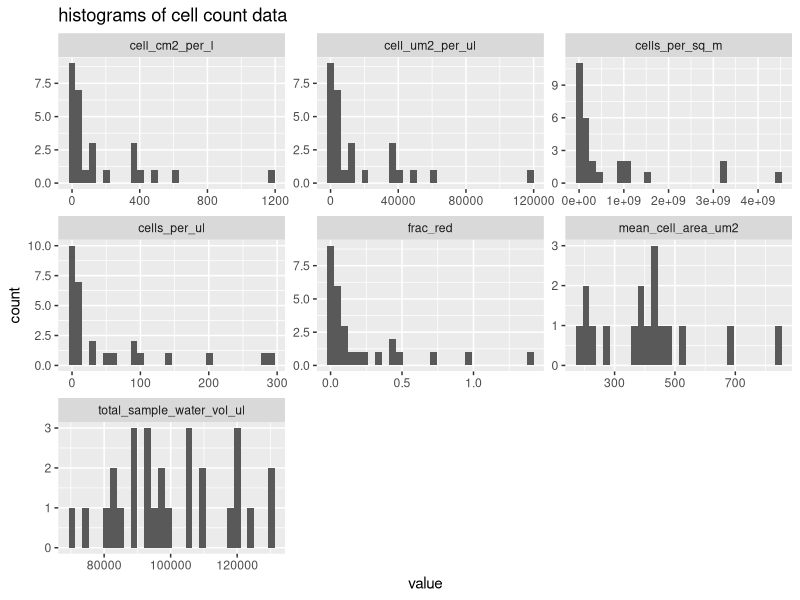
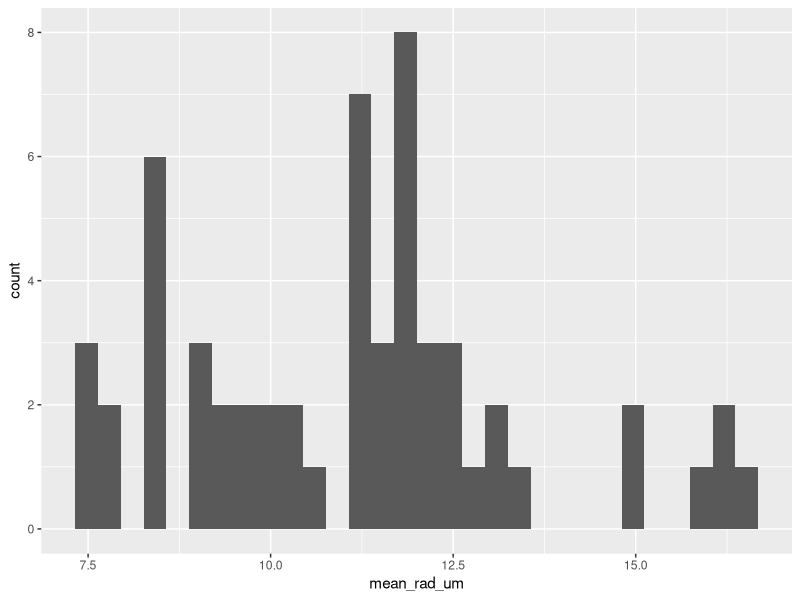
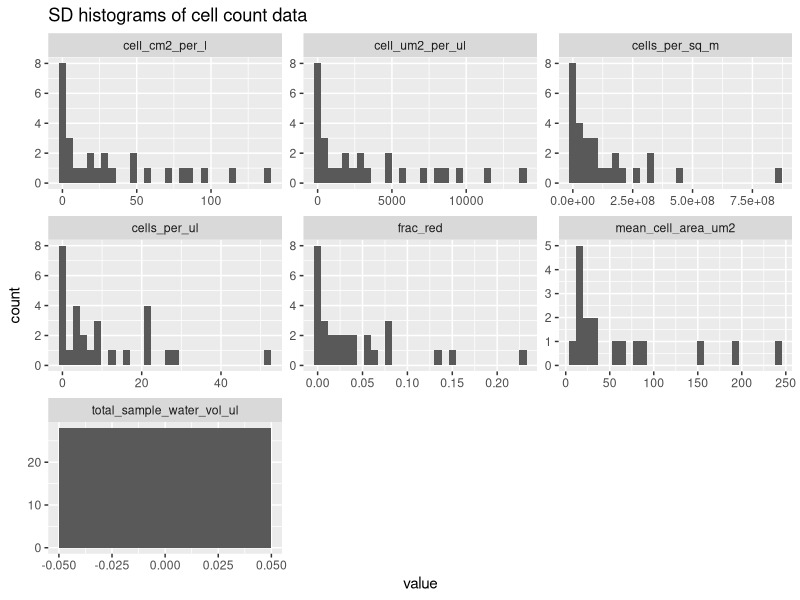
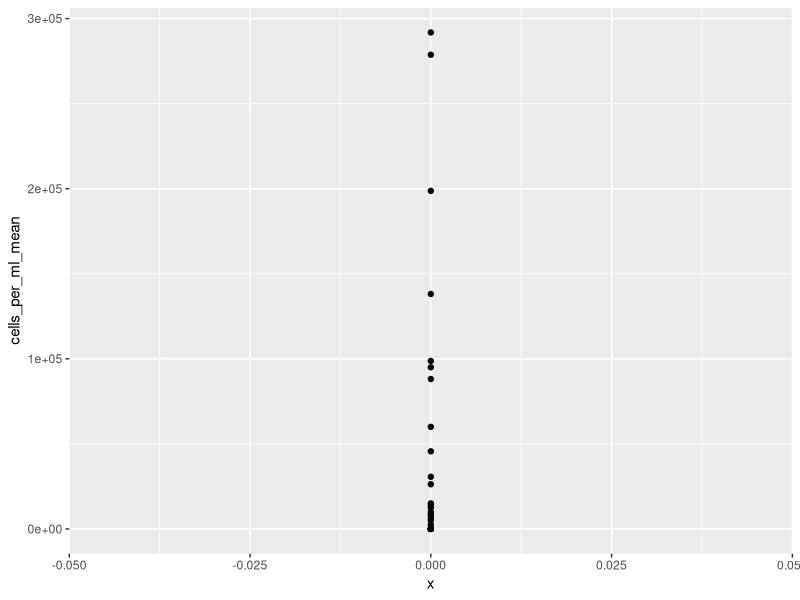

Generate these figures, in order, with R:
## ---- chunk 1
library(here)
library(tidyverse)
## ---- chunk 2
cellcount_1 <- read_csv(here("data/cellcount/round1/clean_cell.csv"))
cellcount_2 <- read_csv(here("data/cellcount/round2/clean_cell_recount.csv"))
raw_epi <- read_csv(here("data/field_sample_meta/tidy_epicollect.csv"))
## ---- chunk 3
glimpse(cellcount_1)
## ---- chunk 4
glimpse(raw_epi)
## ---- chunk 5
epi <- raw_epi %>% 
  filter(container_type=="ziploc") %>% # only did cell counts for these samples
  mutate(total_sample_water_vol_ul = weight_g * 1000, .keep = "unused")  %>% # 1 g h2o = 1 mL = 1000 ul
  distinct(sample_id, total_sample_water_vol_ul) # remove duplicate entries
## ---- chunk 6
joined <- cellcount_1 %>% 
  bind_rows(cellcount_2) %>%
  left_join(epi)

joined
## ---- chunk 7
cookie_area_um2 <- pi*(50 * 1000)^2 # PVC sampler radius = 5cm = 50 mm = 50,000 um
cookie_area_sq_m <- pi*0.05^2

joined_frac <- joined %>% 
  mutate(frac_red = (cell_um2_per_ul * total_sample_water_vol_ul) / cookie_area_um2,
         cells_per_sq_m = (cells_per_ul * total_sample_water_vol_ul) /cookie_area_sq_m,
         # convert the units to cm2 per l for comparability with Ganey 2017. 
         cell_cm2_per_l = cell_um2_per_ul * 0.01) # 1 um2/uL * 1cm2/1e8um2 * 1e6 uL/1L = 0.01 cm2/L

joined_frac %>% 
  arrange(-frac_red)
## ---- chunk 8
joined_frac %>% 
  select(cell_cm2_per_l) 
## ---- chunk 9
cell_stats <- joined_frac %>% 
  select(-aliquot) %>% 
  # group by sample
  group_by(sample_id) %>% 
  summarize(across(everything(), list(mean = mean, sd = sd), .names = "{.col}.{.fn}")) %>% 
  ungroup() %>% 
  pivot_longer(-sample_id) %>% 
  separate(name, c("var", "stat"), sep = "\\.") 

cell_stats %>% 
  filter(stat == "mean") %>% 
  ggplot(aes(value)) +
  geom_histogram() +
  facet_wrap(vars(var), scales = "free") +
  ggtitle("histograms of cell count data")

## ---- chunk 10
joined_frac %>% 
  mutate(mean_rad_um = sqrt(mean_cell_area_um2/pi), # a=pi*r^2 -> r = sqrt(a/pi)
         mean_vol_um3 = (4/3)*pi*mean_rad_um ) %>% # v=(4/3)pi*r 
  ggplot(aes(mean_rad_um)) +
  geom_histogram()
## ---- chunk 11
joined_frac %>% 
  filter(cells_per_ul > 250)
## ---- chunk 12
cell_stats %>% 
  filter(stat == "sd") %>% 
  ggplot(aes(value)) +
  geom_histogram() +
  facet_wrap(vars(var), scales = "free") +
  ggtitle("SD histograms of cell count data")
## ---- chunk 13
cell_stats %>% 
  filter(var == "cells_per_ul", stat == "sd", value > 40)
## ---- chunk 14
cell_stats_wide <-
  cell_stats %>% 
  unite(name, var:stat, sep = "_") %>% 
  pivot_wider(sample_id)

cell_stats_wide %>% 
  arrange(-frac_red_sd) %>% 
  select(sample_id, frac_red_sd)
## ---- chunk 15
cell_stats_wide %>% 
  mutate(cells_per_ml_mean = cells_per_ul_mean * 1000) %>%
  ggplot(aes(y=cells_per_ml_mean, x = 0)) +
  geom_point() 
## ---- chunk 16
cell_stats_wide %>% 
  mutate(cells_per_ml_mean = cells_per_ul_mean * 1000) %>%
  summarise(mean = mean(cells_per_ml_mean))
## ---- chunk 17
joined_frac %>%
  write_csv(here("data/cellcount/final_cell.csv"))
